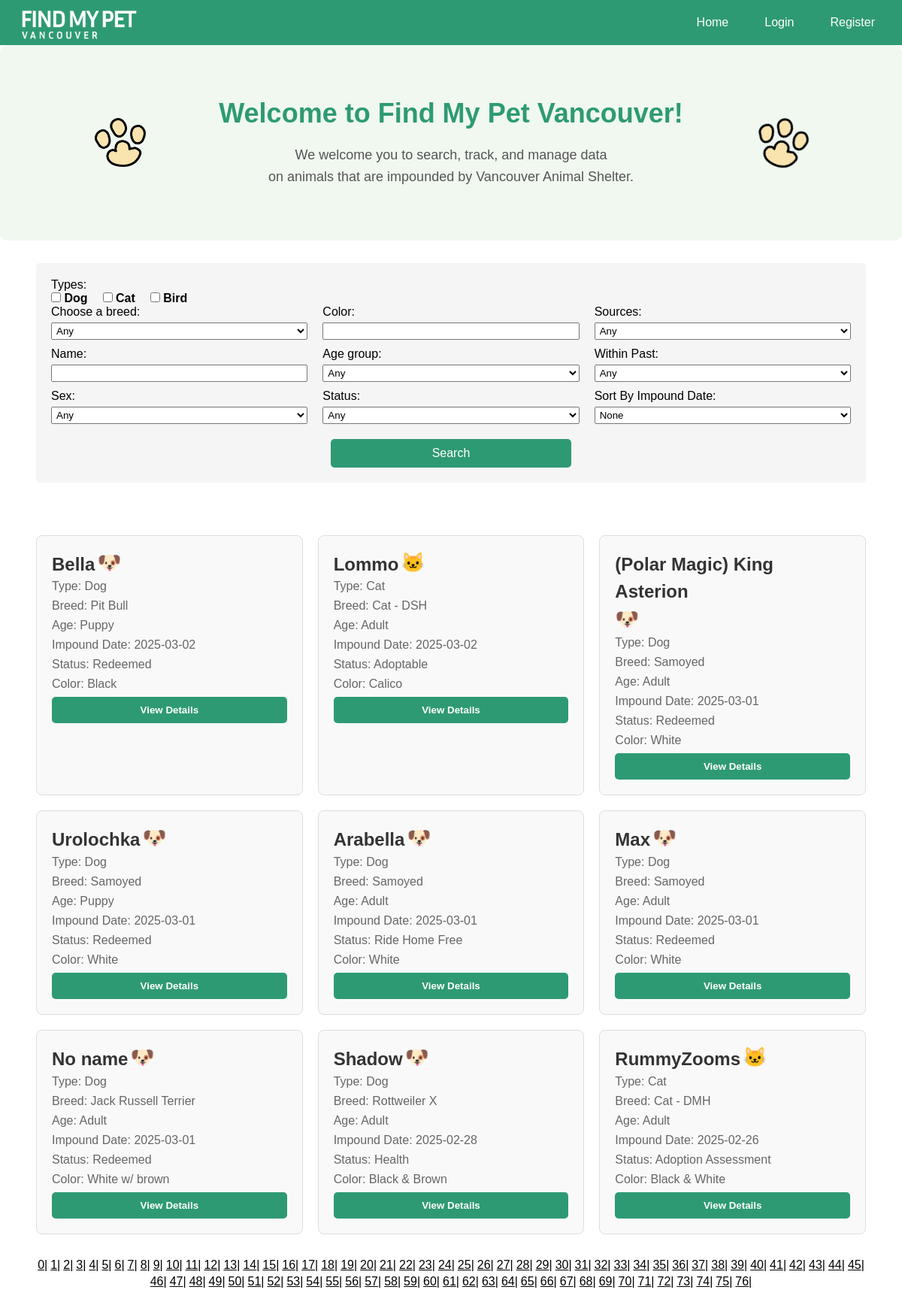
The app's page /index.php?page=2 with its own data.
### tables this page shows
CREATE TABLE `animaltype` (
  `type_id` int(11) NOT NULL,
  `type_name` varchar(50) NOT NULL
);

CREATE TABLE `pets` (
  `animal_id` int(11) NOT NULL,
  `sex` varchar(10) DEFAULT NULL,
  `date_impounded` date DEFAULT NULL,
  `name` varchar(100) DEFAULT NULL,
  `kennel_number` varchar(20) DEFAULT NULL,
  `color` varchar(100) DEFAULT NULL,
  `age_category` varchar(50) DEFAULT NULL,
  `breed_id` int(11) DEFAULT NULL,
  `source_id` int(11) DEFAULT NULL,
  `status_id` int(11) DEFAULT NULL
);

CREATE TABLE `breeds` (
  `breed_id` int(11) NOT NULL,
  `breed_name` varchar(100) NOT NULL,
  `type_id` int(11) DEFAULT NULL
);

CREATE TABLE `statuses` (
  `status_id` int(11) NOT NULL,
  `status_name` varchar(50) NOT NULL
);

### index.php (called while the page is built, shortened)
<?php
require("db.php");
$type_ids = $_GET['checkBoxes'] ?? [];
$breed_id = $_GET['breed'] ?? '';
$name = $_GET['name'] ?? '';
$color = $_GET['color'] ?? '';
$sort = $_GET['sort-option'] ?? '';
$page = isset($_GET['page']) ? max(0, intval($_GET['page'])) : 0;
$LIMIT = 9;
$OFFSET = $page * $LIMIT;
$baseQuery = "FROM Pets
              INNER JOIN breeds ON breeds.breed_id = Pets.breed_id
              INNER JOIN animaltype ON animaltype.type_id = breeds.type_id
              INNER JOIN statuses ON statuses.status_id = Pets.status_id
              WHERE Pets.animal_id IS NOT NULL";
$params = [];
$types = "";
$countQuery = "SELECT COUNT(*) " . $baseQuery;
$stmtCount = $db->prepare($countQuery);
if (!$stmtCount->execute()) {
    exit("Error executing count query: " . $stmtCount->error);
}
$countResult = $stmtCount->get_result();
$totalPets = $countResult->fetch_row()[0];
$totalPages = ceil($totalPets / $LIMIT);
$fullQuery = "SELECT Pets.*, breeds.breed_name, animaltype.type_name, statuses.status_name " . $baseQuery;
if (empty($type_ids) && isset($_SESSION['user_id'])) {
    appendPreferenceOrdering($fullQuery, $params, $types, $db, $_SESSION['user_id'], $sort, $breed_id);
} else {
    $fullQuery .= ($sort === "oldest") ? " ORDER BY Pets.date_impounded ASC" : " ORDER BY Pets.date_impounded DESC";
}
$fullQuery .= " LIMIT $LIMIT OFFSET $OFFSET";
$stmt = $db->prepare($fullQuery);
if (!$stmt->execute()) {
    exit("Error executing fetch query: " . $stmt->error);
}
$petResult = $stmt->get_result();
$typeResult = $db->query("SELECT * FROM animaltype ORDER BY type_id ASC;");
include('index_view.php');
?>

### index_view.php (the view, shortened to what this page needs)
<!DOCTYPE html>
<html lang="en">
<head>
    <link rel="stylesheet" href="./css/index.css">
    <link rel="stylesheet" href="./css/paging.css">
    <link rel="stylesheet" href="https://cdnjs.cloudflare.com/ajax/libs/font-awesome/6.7.2/css/all.min.css">
</head>
<body>
    <?php include('components/navbar.php'); ?>
    <div class="intro-section">
        <div class="paw-left">
            <img src="images/paw.png" alt="Paw" class="paw-image">
        </div>
        <div class="text-content">
            <h1>Welcome to Find My Pet Vancouver!</h1>
            <p>
                We welcome you to search, track, and manage data <br>
                on animals that are impounded by Vancouver Animal Shelter.
            </p>
        </div>
        <div class="paw-right">
            <img src="images/paw.png" alt="Paw" class="paw-image2">
        </div>
    </div>
    <main>
        <div class="container">
            <form class="filter-form" method="GET" action="index.php">
                <div class="search-filter">
                    <div class="top">
                        <label>Types:</label>
                        <div class="type-sec">
                            <?php while ($row = $typeResult->fetch_assoc()): ?>
                                <div>
                                    <?php
                                    $checked = in_array($row['type_id'], $type_ids ?? []) ? 'checked' : '';
                                    ?>
                                    <input type="checkbox" name="checkBoxes[]" value="<?= $row['type_id'] ?>" <?= $checked ?>>
                                    <label><?= $row['type_name'] ?></label>
                                </div>
                            <?php endwhile; ?>
                        </div>
                    </div>
                    <div class="bottom">
                        <div class="left">
                            <div class="breed-drop-down">
                                <label for="breeds">Choose a breed:</label>
                                <select name="breed" id="breed">
                                    <option value="">Any</option>
                                </select>
                            </div>
                            <div class="name-field">
                                <label for="name">Name: </label>
                                <input type="text" id="name" name="name" value="<?= htmlspecialchars($name) ?>">
                            </div>
                            <div class="sex-drop-down">
                                <label for="sex">Sex:</label>
                                <select name="sex" id="sex">
                                    <option value="">Any</option>
                                </select>
                            </div>
                        </div>
                        <div class="middle">
                            <div class="color-field">
                                <label for="color">Color: </label>
                                <input type="text" id="color" name="color" value = "<?= htmlspecialchars($color)?>">
                            </div>
                            <div class="age-drop-down">
                                <label for="age">Age group:</label>
                                <select name="age_category" id="age_category">
                                    <option value="">Any</option>
                                </select>
                            </div>
                            <div class="status-drop-down">
                                <label for="status">Status:</label>
                                <select name="status" id="status">
                                    <option value="">Any</option>
                                </select>
                            </div>
                        </div>
                        <div class="right">
                            <div class="source-drop-down">
                                <label for="source">Sources:</label>
                                <select name="source" id="source">
                                    <option value="">Any</option>
                                </select>
                            </div>
                            <div class="date-drop-down">
                                <label for="within">Within Past:</label>
                                <select name="within" id="within">
                                    <option value="">Any</option>
                                </select>
                            </div>
                            <div class="sort-drop-down">
                                <label for="sort-option">Sort By Impound Date:</label>
                                <select name="sort-option" id="sort-option">
                                    <option value="">None</option>
                                </select>
                            </div>
                        </div>
                    </div>
                    <div class="submit-sec"><button type="submit" class="submit-btn">Search</button></div>
                </div>
            </form>
        </div>
        <div class="container home-pet-sec">
            <div class="pet-grid">
                <?php include('components/pet_cards.php'); ?>
            </div>
            <div class="paging">
                <?php
                $baseCriterias = $_GET;
                ?>
                <?php for ($i = 0; $i < $totalPages; $i++): ?>
                        <?php
                        $baseCriterias['page'] = $i;
                        $url = 'index.php?' . http_build_query($baseCriterias);
                        ?>
                        <a href="<?= $url?>" class="server-page" data-page="<?= $i?>"> <?= $i?>| </a>
                <?php endfor; ?>
            </div>
        </div>
    </main>
</body>
</html>

### components/pet_cards.php (shortened to what this page needs)
<?php while ($row = $petResult->fetch_assoc()): ?>
    <div class="pet-card" data-pet-id="<?= $row['animal_id'] ?>">
        <div class="pet-card-header">
            <div class="left">
                <h2><?= !empty($row['name']) ? htmlspecialchars($row['name']) : 'No name' ?></h2>
                <p>
                    <?php if ($row['type_name'] === 'Dog'): ?>🐶
                    <?php elseif ($row['type_name'] === 'Cat'): ?>🐱
                    <?php else: ?>🐦<?php endif; ?>
                </p>
            </div>
        </div>
        <p>Type: <?= htmlspecialchars($row['type_name']) ?></p>
        <p>Breed: <?= htmlspecialchars($row['breed_name']) ?></p>
        <p>Age: <?= htmlspecialchars($row['age_category']) ?></p>
        <p>Impound Date: <?= htmlspecialchars($row['date_impounded']) ?></p>
        <p>Status: <?= htmlspecialchars($row['status_name']) ?></p>
        <p>Color: <?= htmlspecialchars($row['color']) ?></p>
        <button class="view-details" onclick="window.location.href='pet_detail.php?pet=<?= $row['animal_id'] ?>'">
            View Details
        </button>
    </div>
<?php endwhile; ?>

### css/index.css (style rules this page uses)
* { margin: 0; padding: 0; box-sizing: border-box; font-family: Arial, Helvetica, sans-serif; }
html { --primary-green: #2e9a73; --dark-blue: #2B3440; --secondary-blue: #5077A0; --secondary-green: #50A079; --stronger-green: #48906c; --stronger-blue: #486b90; --border-grey: #ccc; }
.container { max-width: 80rem; margin: 0 auto; width: 100%; padding-left: 3rem; padding-right: 3rem; }
.filter-form { display: flex; }
.search-filter { display: grid; grid-template-rows: auto auto; width: 100%; padding: 20px; background-color: #f6f5f5; border-radius: 5px; }
.search-filter .bottom { display: grid; grid-template-columns: repeat(3, 1fr); gap: 20px; }
.search-filter .bottom>div { display: flex; flex-direction: column; gap: 10px; }
.search-filter .type-sec label { font-weight: bold; }
.search-filter .type-sec { display: flex; gap: 20px; }
.search-filter input[type="text"], .search-filter select { width: 100%; padding: 2px; margin-top: 5px; box-sizing: border-box; }
.submit-sec { display: flex; justify-content: center; }
.submit-btn { padding: 10px 20px; background-color: var(--primary-green); color: white; font-size: 16px; border: none; border-radius: 5px; margin-top: 20px; width: 30%; cursor: pointer; }
.home-pet-sec { margin-top: 70px; }
.pet-grid { display: grid; grid-template-columns: repeat(3, 1fr); width: 100%; gap: 20px; }
.pet-card { background-color: #f9f9f9; border: 1px solid #ddd; border-radius: 8px; padding: 20px; max-width: 406px; }
.pet-card h2 { color: #333; }
.pet-card p { color: #666; margin-bottom: 8px; }
.pet-card .view-details { background-color: var(--primary-green); color: white; border: none; padding: 10px 20px; border-radius: 5px; cursor: pointer; transition: background-color 0.3s; width: 100%; text-align: center; font-weight: bold; }
.pet-card-header { display: flex; justify-content: space-between; gap: 1rem; }
.pet-card-header h2 { line-height: 1.5; }
.pet-card-header p { font-size: 1.6rem; line-height: 1.2; }
.pet-card-header .left { display: flex; flex-direction: row; gap: 0.2rem; flex-wrap: wrap; }
.intro-section { display: grid; grid-template-columns: 180px 1fr 180px; align-items: center; background-color: #f0f8f0; padding: 70px 70px; margin-bottom: 30px; border-radius: 10px; gap: 20px; }
.paw-left, .paw-right { display: flex; align-items: center; justify-content: center; }
.paw-image, .paw-image2 { height: 65px; width: auto; }
.paw-image2 { transform: rotate(20deg); }
.text-content { text-align: center; }
.text-content h1 { font-size: 36px; color: #2e9a73; margin-bottom: 20px; }
.text-content p { font-size: 18px; color: #555; line-height: 1.6; }

### css/paging.css (style rules this page uses)
.paging { margin-top: 2rem; margin-bottom: 2rem; display: flex; justify-content: center; align-items: center; flex-wrap: wrap; gap: 0.25rem; list-style-type: none; }
.paging a { color: black; }

### records on screen
animaltype: type_name "Dog"
animaltype: type_name "Cat"
animaltype: type_name "Bird"
pets: name "Bella", animaltype.type_name "Dog", breed.breed_name "Pit Bull", age_category "Puppy", date_impounded "2025-03-02", status.status_name "Redeemed", color "Black"
pets: name "Lommo", animaltype.type_name "Cat", breed.breed_name "Cat - DSH", age_category "Adult", date_impounded "2025-03-02", status.status_name "Adoptable", color "Calico"
pets: name "(Polar Magic) King Asterion", animaltype.type_name "Dog", breed.breed_name "Samoyed", age_category "Adult", date_impounded "2025-03-01", status.status_name "Redeemed", color "White"
pets: name "Urolochka", animaltype.type_name "Dog", breed.breed_name "Samoyed", age_category "Puppy", date_impounded "2025-03-01", status.status_name "Redeemed", color "White"
pets: name "Arabella", animaltype.type_name "Dog", breed.breed_name "Samoyed", age_category "Adult", date_impounded "2025-03-01", status.status_name "Ride Home Free", color "White"
pets: name "Max", animaltype.type_name "Dog", breed.breed_name "Samoyed", age_category "Adult", date_impounded "2025-03-01", status.status_name "Redeemed", color "White"
pets: name "No name", animaltype.type_name "Dog", breed.breed_name "Jack Russell Terrier", age_category "Adult", date_impounded "2025-03-01", status.status_name "Redeemed", color "White w/ brown"
pets: name "Shadow", animaltype.type_name "Dog", breed.breed_name "Rottweiler X", age_category "Adult", date_impounded "2025-02-28", status.status_name "Health", color "Black & Brown"
pets: name "RummyZooms", animaltype.type_name "Cat", breed.breed_name "Cat - DMH", age_category "Adult", date_impounded "2025-02-26", status.status_name "Adoption Assessment", color "Black & White"
